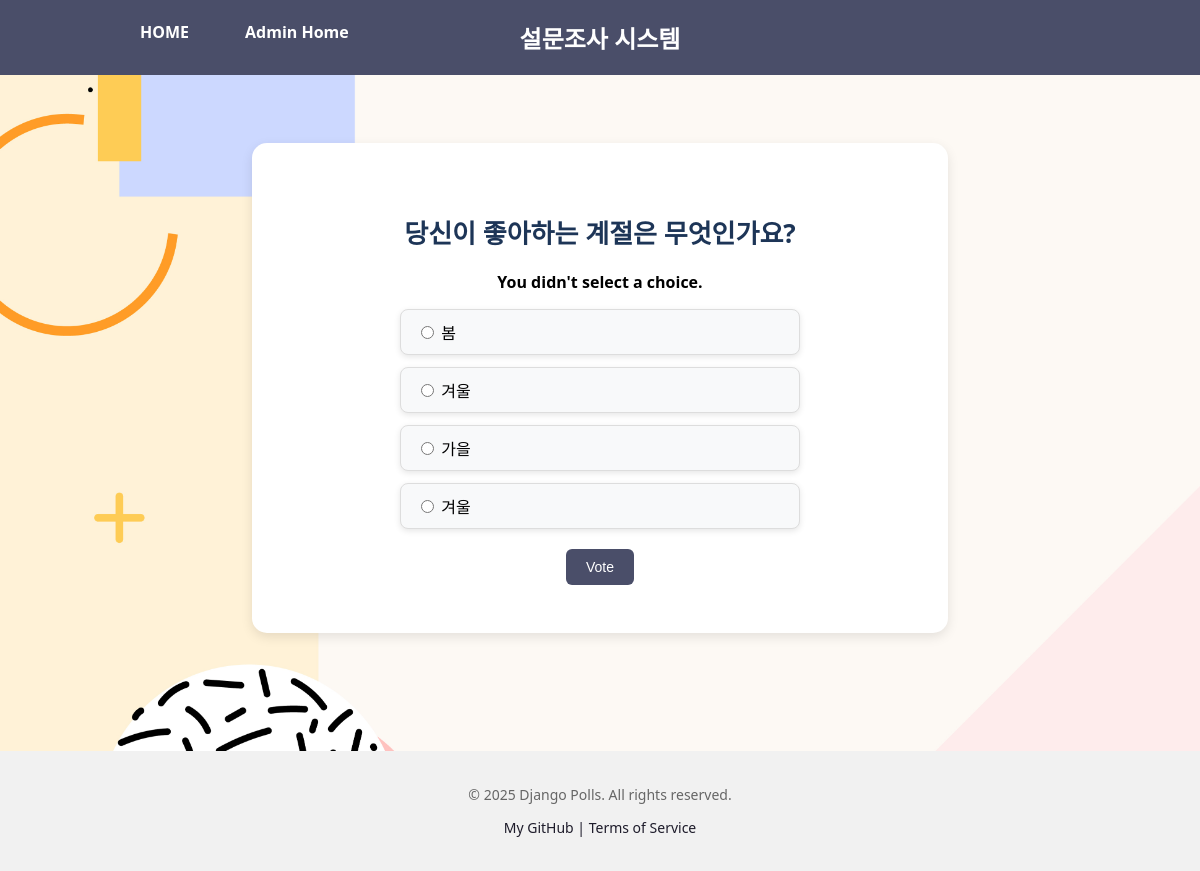
The page /polls/4/vote/ on the database its author committed.
### polls/models.py (models this page shows, shortened)
class Question(models.Model):
    question_text = models.CharField(max_length=200)
    pub_date = models.DateTimeField('date published')

class Choice(models.Model):
    question = models.ForeignKey(Question, on_delete = models.CASCADE)
    choice_text = models.CharField(max_length=200)
    votes = models.IntegerField(default=0)

### polls/views.py (the view)
# urls.py: path("<int:question_id>/vote/", views.vote, name="vote"),
def vote(request, question_id):
    question = get_object_or_404(Question, pk=question_id)
    try:
        selected_choice = question.choice_set.get(pk=request.POST["choice"])
    except (KeyError, Choice.DoesNotExist):
        return render(
            request,
            "polls/detail.html",
            {
                "question": question,
                "error_message":"You didn't select a choice.",
            },
        )
    else:
        selected_choice.votes = F("votes") + 1
        selected_choice.save()
        return HttpResponseRedirect(reverse("polls:results", args=(question.id,)))

### templates/polls/detail.html (shortened to what this page needs)
{% extends "polls/base.html" %}
{% load static %}
{% block content %}
<link rel="stylesheet" href="{% static 'polls/detail.css' %}">
<div class="detail-container">
 <h2 class="question-title">{{ question.question_text }}</h2>
 <form action="{% url 'polls:vote' question.id %}" method="post" class="vote-form">
	{% if error_message %}
    <p class="error-message"><strong>{{ error_message }}</strong></p>
	{% endif %}
   <ul class="choice-list">
    {% for choice in question.choice_set.all %}
    <li>
        <input type="radio" name="choice" id="choice_{{ choice.id }}" value="{{ choice.id }}">
        <label for="choice_{{ choice.id }}">{{ choice.choice_text }}</label>
    </li>
    {% endfor %}
   </ul>
  <div class="submit-btn-wrap">
   <input type="submit" value="Vote" class="submit-btn">
  </div>
 </form>
</div>
{% endblock %}

### static/polls/css/index.css (style rules this page uses)
body { background: url("../images/background.jpg") no-repeat top left; background-size: cover; font-family: "Segoe UI", sans-serif; margin: 0; padding: 0; }
h2 { color: #333; font-size: 28px; margin-bottom: 20px; }
ul { list-style: none; padding: 0; margin: 0 auto; max-width: 700px; }
li { background-color: white; border-radius: 10px; margin-bottom: 12px; padding: 15px 20px; box-shadow: 0 2px 6px rgba(0, 0, 0, 0.1); transition: background-color 0.2s ease; }
form { margin-top: 20px; }
.submit-btn { background-color: #4a4e69; color: white; padding: 10px 20px; font-size: 14px; border: none; border-radius: 6px; cursor: pointer; transition: background-color 0.2s ease; }
.question-title { font-size: 24px; font-weight: bold; margin-bottom: 30px; color: #2c2c2c; }

### static/polls/css/detail.css (style rules this page uses)
.detail-container { background-color: #ffffff; max-width: 600px; margin: 3rem auto; padding: 3rem; border-radius: 15px; box-shadow: 0 4px 12px rgba(0, 0, 0, 0.1); text-align: center; }
.question-title { font-size: 26px; color: #1d3557; margin-bottom: 20px; }
.choice-list { list-style: none; padding: 0; margin: 0 auto 20px; text-align: left; max-width: 400px; }
.choice-list li { margin-bottom: 12px; background-color: #f8f9fa; padding: 10px 15px; border-radius: 8px; border: 1px solid #ddd; transition: background-color 0.2s ease; }

### rows shown on the page
Question: question_text "당신이 좋아하는 계절은 무엇인가요?"
Choice: choice_text "봄"
Choice: choice_text "겨울"
Choice: choice_text "가을"
Choice: choice_text "겨울"

### other values the page prints
{{ error_message }} "You didn't select a choice."
